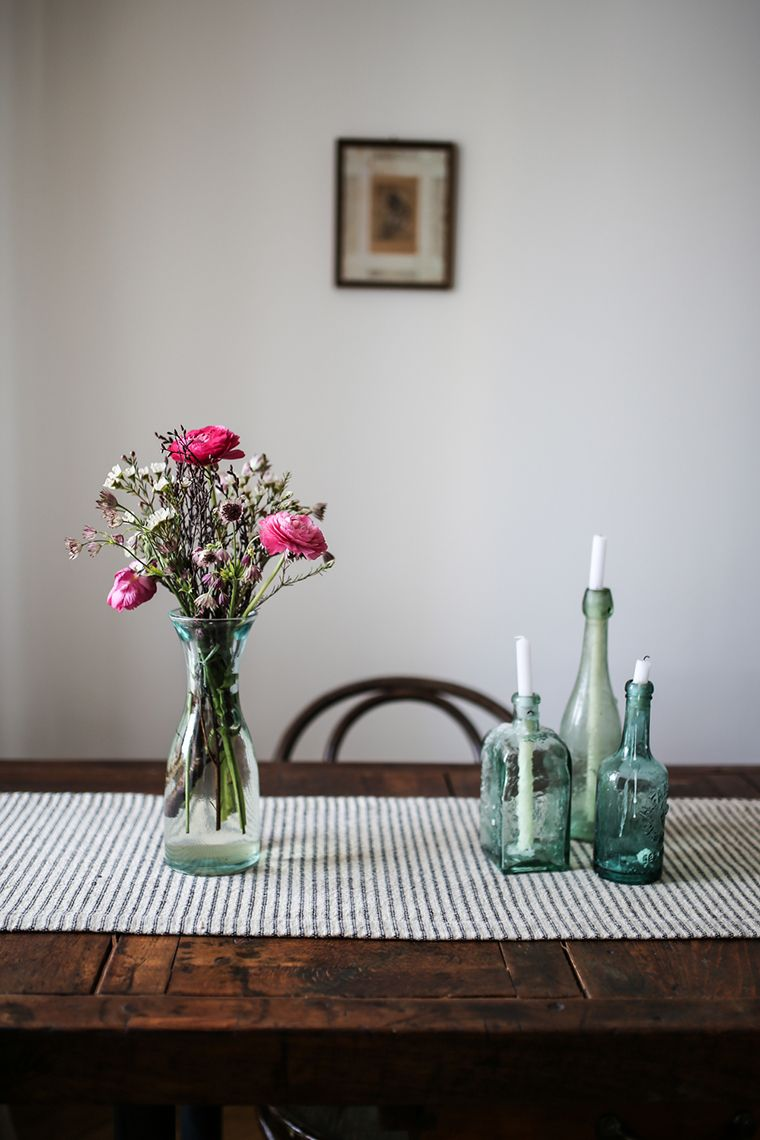
#> input picture imagens/teste.jpg, 760 x 1140 px, found by its file name
$ python main.py
#> lines starting #> are read from the running program, lines starting #| are printed output that depends on the picture; after the words box and inside, x2 and y2 are one past the last pixel; in counts of white or black regions, pixels touching at a corner belong together
from cv2 import blur, boundingRect
import pytesseract
import cv2

image = cv2.imread("imagens/teste.jpg")
#> image is the input picture: shape (1140, 760, 3); mean B, G, R 136, 138.8, 142.4
gray = cv2.cvtColor(image, cv2.COLOR_BGR2GRAY)
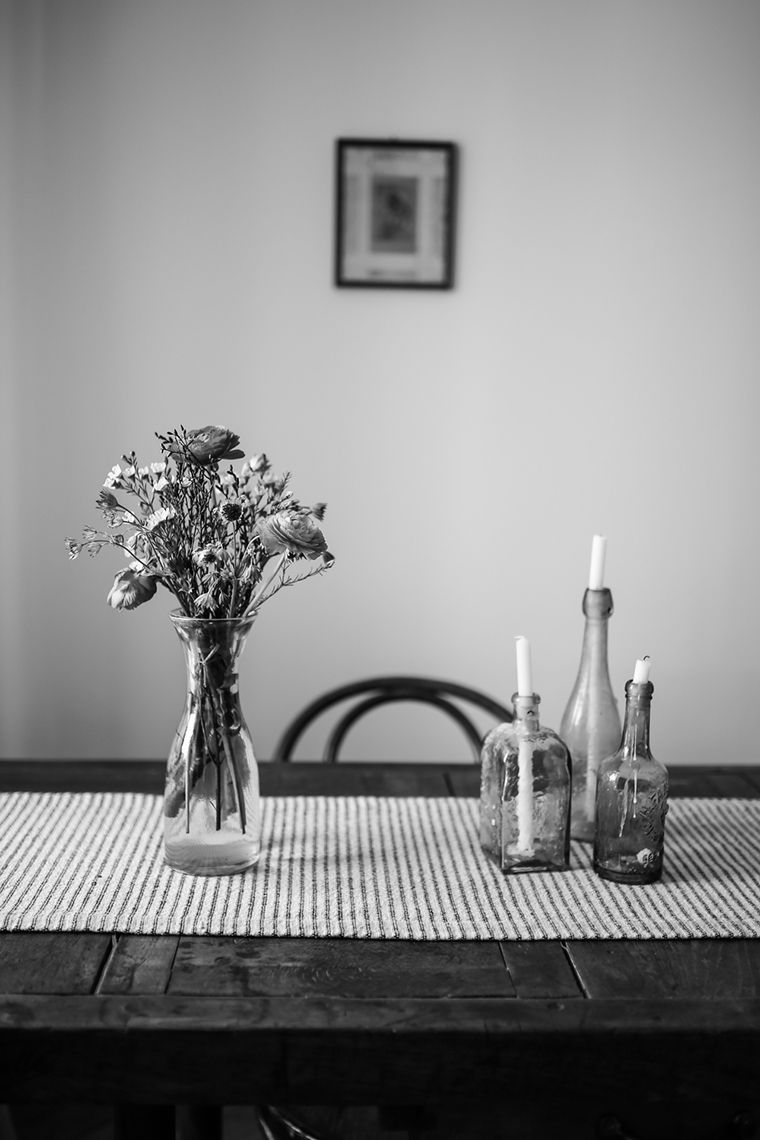
#> gray: shape (1140, 760); min 0, max 255, mean 139.5
cv2.imwrite("temp/1teste_gray.png", gray)

blur = cv2.GaussianBlur(gray, (7,7), 0)
cv2.imwrite("temp/2teste_gray_blur.png", blur)

thresh = cv2.threshold(blur, 0, 255, cv2.THRESH_BINARY_INV + cv2.THRESH_OTSU)[1]
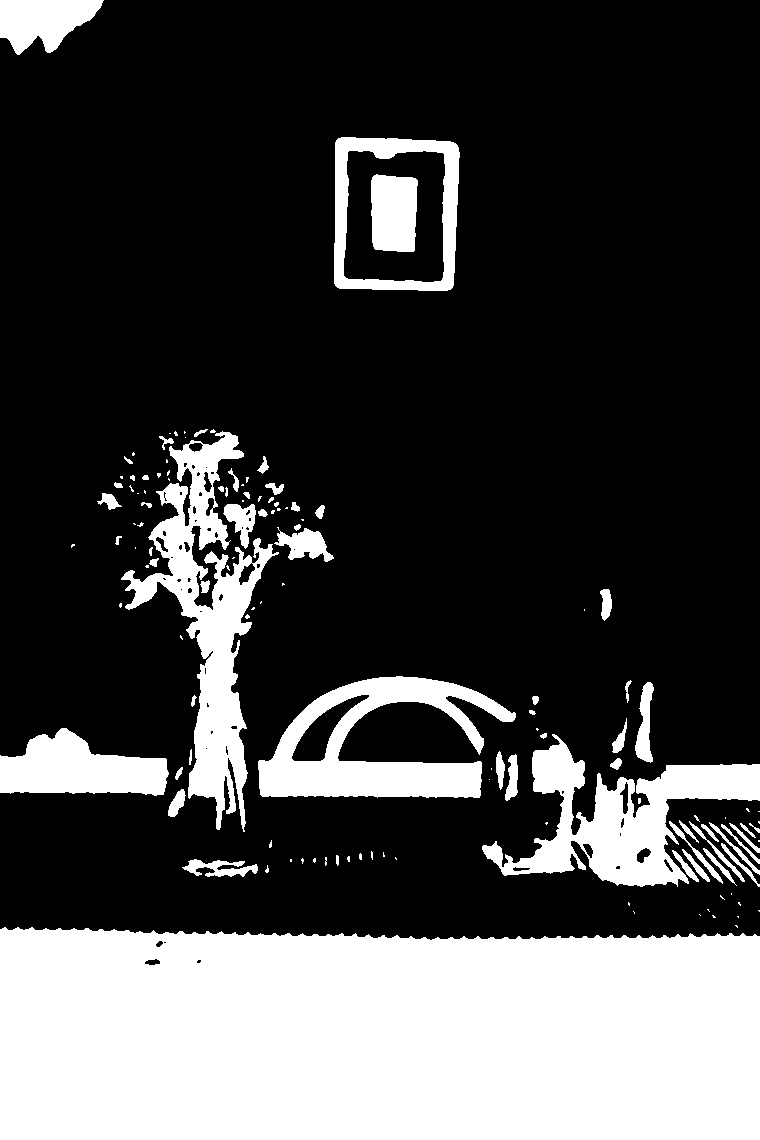
#> thresh: shape (1140, 760); 27.1% white; 132 white regions (70 under 20 px), largest, box (x1, y1, x2, y2) and area: (0, 927, 760, 1140) 155847, (121, 431, 279, 832) 18392, (482, 734, 760, 887) 15822
cv2.imwrite("temp/3teste_thresh.png", thresh)

kernal = cv2.getStructuringElement(cv2.MORPH_RECT, (5,15))
dilate = cv2.dilate(thresh, kernal, iterations=1)
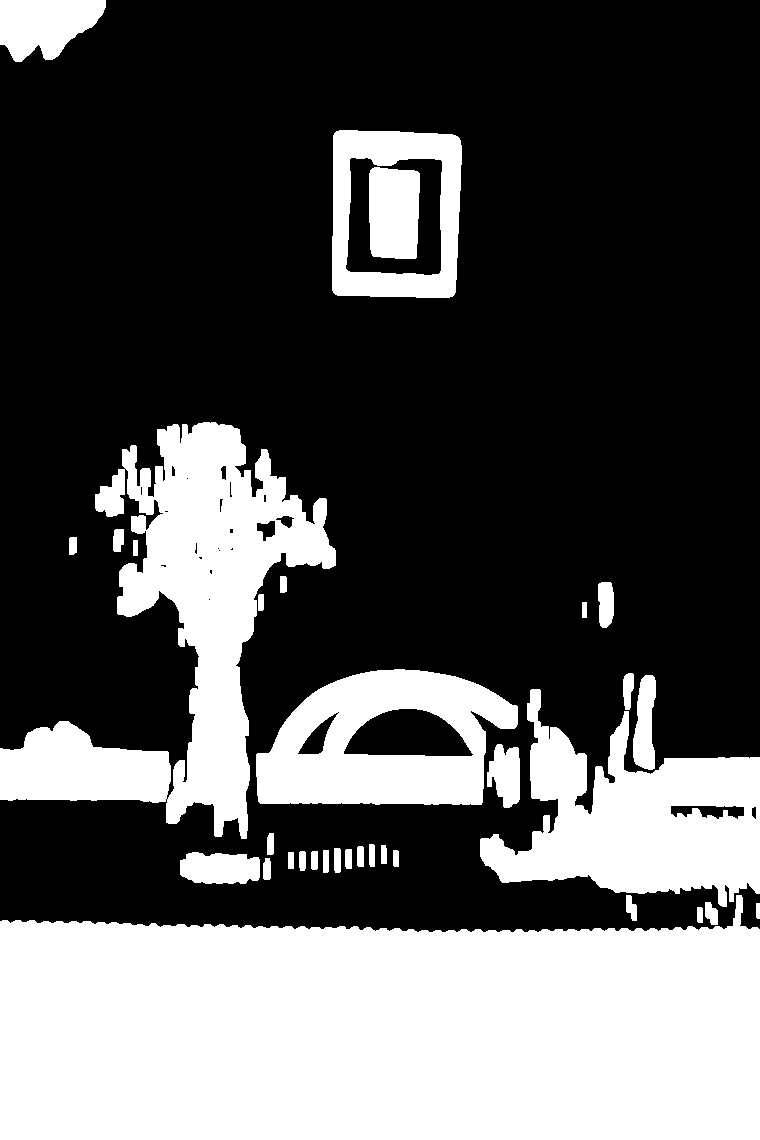
#> dilate: shape (1140, 760); 34% white; 34 white regions
cv2.imwrite("temp/4teste_dilate.png", dilate)

contorno = cv2.findContours(dilate, cv2.RETR_EXTERNAL, cv2.CHAIN_APPROX_SIMPLE)
#> contorno = 33 contours; largest, box (x1, y1, x2, y2) and area: (0, 895, 760, 1140) 161080, (0, 422, 336, 839) 49334, (480, 689, 760, 907) 31044, (256, 669, 518, 805) 26967, (332, 130, 462, 298) 20576
contorno = contorno[0] if len(contorno) == 2 else cents[1]
contorno = sorted(contorno, key = lambda x: cv2.boundingRect(x)[0])
for c in contorno:
    x, y, w, h = cv2.boundingRect(c)
    if h > 250 and w > 200:
        roi = image[y:y+h, x:x+h]
        cv2.imwrite("temp/6teste_roi.png", roi)
        cv2.rectangle(image, (x,y), (x+w, y+h), (36,255,12), 2)
#> this loop made 33 passes
#> (x, y, w, h) on passes 1, 2, 3, 4, 5, 7, 8, 9, 10, 11, 12, 14: (0, 895, 760, 245), (0, 422, 336, 417), (0, 0, 106, 62), (69, 537, 8, 18), (113, 529, 11, 23), (180, 852, 80, 32), (256, 669, 262, 136), (258, 594, 6, 17), (263, 858, 8, 22), (267, 833, 7, 22), (280, 576, 7, 17), (299, 851, 7, 20)
#> (c, x, y, w, h) on passes 6, 13, 26: ([[133, 540], [133, 555], [137, 555], [137, 540]], 133, 540, 5, 16), ([[288, 852], [288, 868], [293, 868], [293, 852]], 288, 852, 6, 17), ([[582, 602], [582, 617], [586, 617], [586, 602]], 582, 602, 5, 16)
#> pass 2, `roi = image[y:y+h, x:x+h]`:
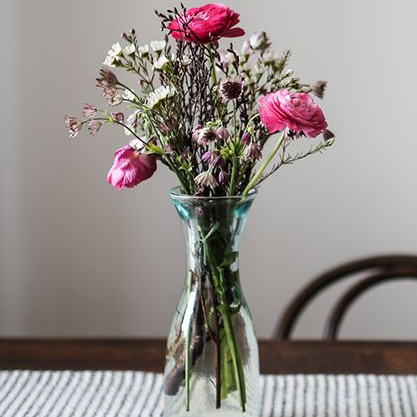
#> roi: shape (417, 417, 3); mean B, G, R 138.3, 141.7, 148.8
#> after the loop:
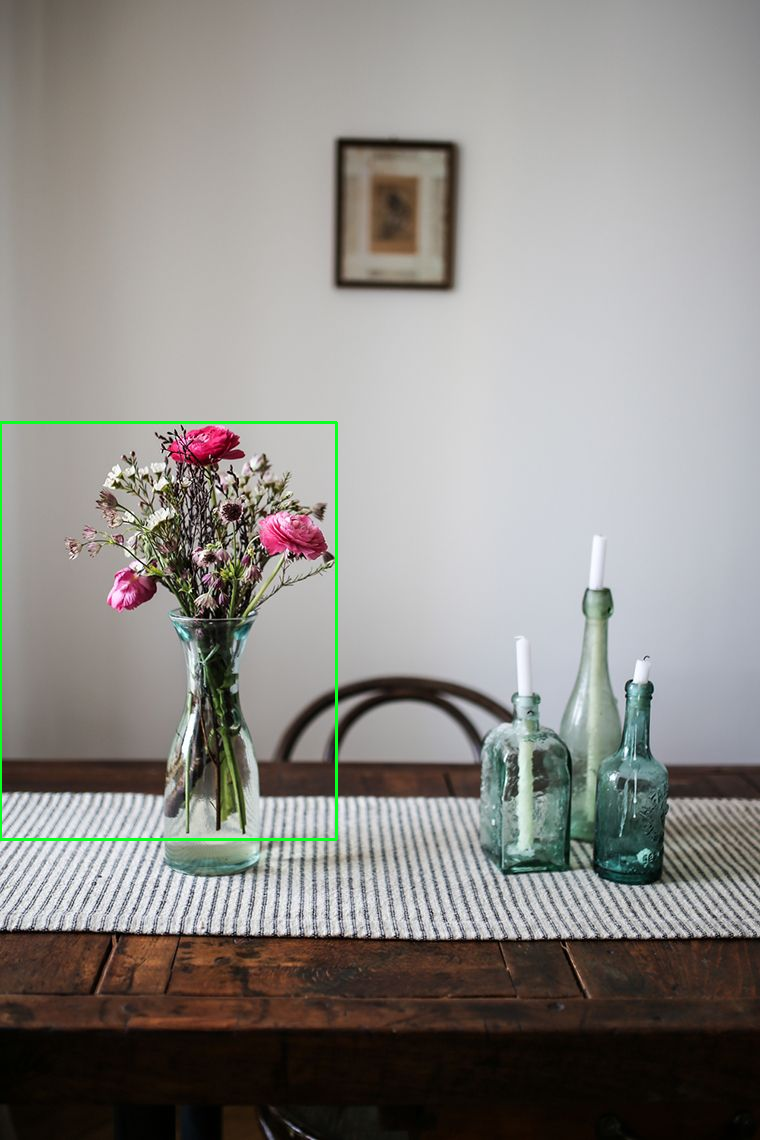
#> image: shape (1140, 760, 3); 0.47% of pixels changed, all inside (x1, y1, x2, y2) = (0, 421, 338, 841)
cv2.imwrite("temp/5.1teste_bbox.png", image)
